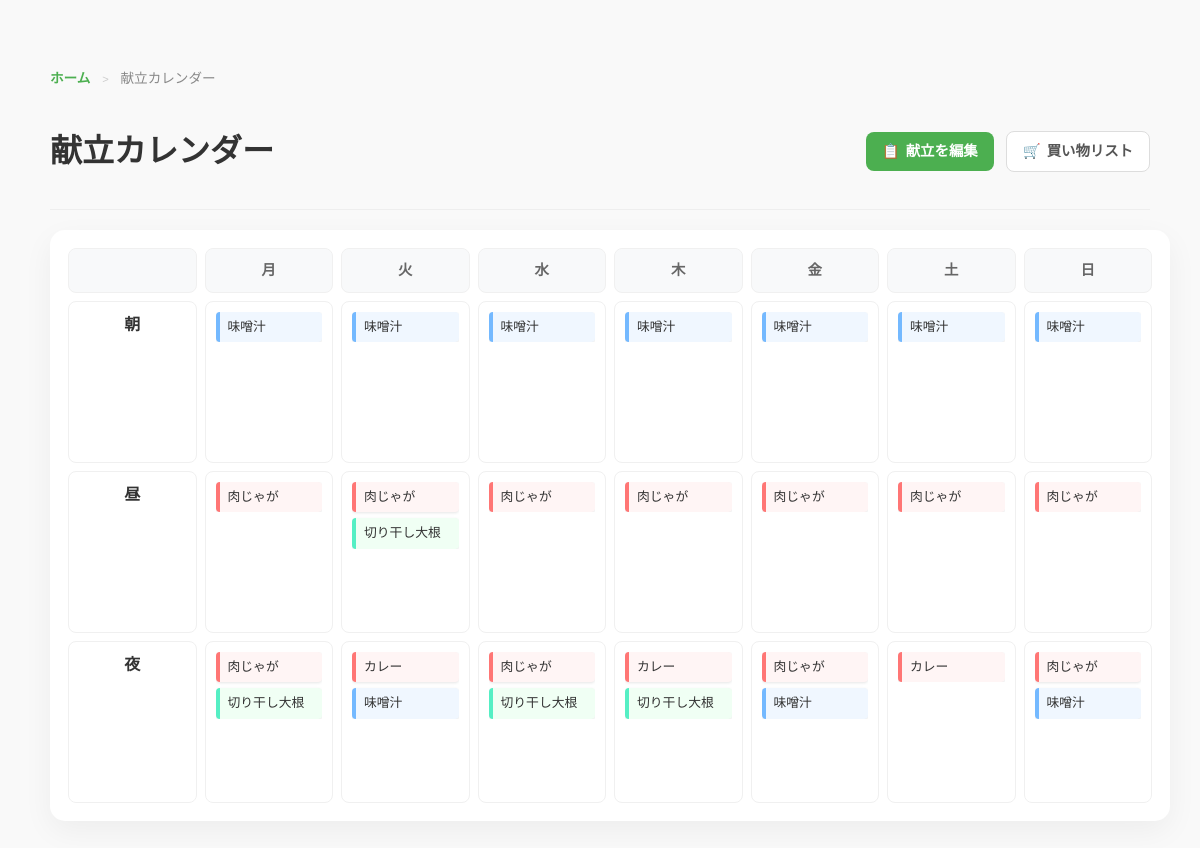
The page /menu on the database its author committed.
### app/models.py (models this page shows)
class MenuItem(db.Model):
    __tablename__="menu_items"
    id = db.Column(db.Integer, primary_key=True)
    menu_id = db.Column(db.Integer, db.ForeignKey("menus.id"))
    recipe_id = db.Column(db.Integer, db.ForeignKey("recipes.id"))
    day = db.Column(db.String(10)) #曜日
    timing = db.Column(db.String(10)) #朝・昼・夜
    recipe = db.relationship("Recipe")

class Recipe(db.Model): #レシピテーブル
    __tablename__ = "recipes"
    id = db.Column(db.Integer, primary_key=True) #主キー
    name = db.Column(db.String(100), nullable=False) #レシピ名（必須）
    process = db.Column(db.Text, nullable=True)
    time_category = db.Column(db.String(50)) #朝・昼・夜
    dish_category = db.Column(db.String(50)) #主菜・副菜・汁物
    recipe_ingredients = db.relationship(
        "RecipeIngredient",
        cascade="all, delete-orphan",#レシピ削除時に紐づく材料も削除する
        passive_deletes=True
    )
    menu_items = db.relationship(
        'MenuItem',
        cascade="all, delete-orphan" # レシピ削除時に紐づく献立も削除する
    )

### app/routes.py (the view)
    @app.route("/menu")
    def show_menu():
        menus = Menu.query.all()
        return render_template("menu.html", menus=menus)

### app/templates/menu.html (shortened to what this page needs)
<!DOCTYPE html>
<html>
<head>
    <link rel="stylesheet" href="{{ url_for('static', filename='css/style.css') }}">
</head>
<body>
    <div class="menu-page-container">
    <nav class="breadcrumb">
        <a href="/">ホーム</a> <span>&gt;</span> 献立カレンダー
    </nav>
    <header class="menu-header">
        <h1>献立カレンダー</h1>
        <nav class="menu-nav">
            <a href="/menu/add" class="nav-item primary">
                <span class="icon">📋</span> 献立を編集
            </a>
            <a href="/shopping_list" class="nav-item secondary">
                <span class="icon">🛒</span> 買い物リスト
            </a>
        </nav>
    </header>
        <div class="table-responsive">
            <table>
                <thead>
                    <tr>
                        <th class="sticky-col"></th>
                        <th>月</th> <th>火</th> <th>水</th> <th>木</th> <th>金</th> <th>土</th> <th>日</th>
                    </tr>
                </thead>
                <tbody>
                    {% for timing in ["朝", "昼", "夜"] %}
                        <tr>
                            <td class="timing-col"><span>{{ timing }}</span></td>
                            {% for day in ["月","火","水","木","金","土","日"] %}
                                <td>
                                    <div class="cell-content">
                                        {% for menu in menus %}
                                            {% for item in menu.menu_items %}
                                                {% if item.day == day and item.timing == timing %}
                                                    {% if item.recipe %}
                                                        <div class="recipe-card_menu category-{{ item.recipe.dish_category.split(',')[0] }}">
                                                            {{ item.recipe.name }}
                                                        </div>
                                                    {% else %}
                                                        <div class="recipe-card_menu" style="border-left-color: #ccc; color: #999;">
                                                            このレシピは削除されました
                                                        </div>
                                                    {% endif %}
                                                {% endif %}
                                            {% endfor %}
                                        {% endfor %}
                                    </div>
                                </td>
                            {% endfor %}
                        </tr>
                    {% endfor %}
                </tbody>
            </table>
        </div>
    </div>
</body>
</html>

### app/static/css/style.css (style rules this page uses)
body { padding: 20px; background-color: #f9f9f9; font-family: sans-serif; color: #333; line-height: 1.6; }
.breadcrumb { margin-bottom: 15px; font-size: 0.85rem; color: #888; }
.breadcrumb a { color: #4CAF50; text-decoration: none; font-weight: bold; }
.breadcrumb span { margin: 0 8px; color: #ccc; font-size: 0.7rem; }
.nav-item { padding: 8px 16px; border-radius: 8px; font-size: 0.9rem; font-weight: bold; display: inline-flex; align-items: center; gap: 6px; text-decoration: none; border: 1px solid #ddd; width: auto; white-space: nowrap; flex-shrink: 0; }
.menu-page-container { max-width: 1100px; margin: 40px auto; padding: 0 20px; }
.table-responsive { width: 100%; overflow-x: auto; background: white; border-radius: 15px; box-shadow: 0 10px 30px rgba(0,0,0,0.05); padding: 10px; }
.menu-header { display: flex; justify-content: space-between; align-items: center; margin-bottom: 20px; padding-bottom: 10px; border-bottom: 1px solid #eee; }
.menu-nav { display: flex; gap: 12px; align-items: center; flex-shrink: 0; }
table { border-collapse: separate; border-spacing: 8px; width: 100%; table-layout: fixed; min-width: 900px; }
th, td { padding: 10px; border-radius: 8px; border: 1px solid #f0f0f0; }
th { background: #f8f9fa; color: #666; font-size: 0.9rem; }
.table-responsive td { height: 140px; vertical-align: top; background: #fff; }
.timing-col { width: 50px; vertical-align: middle; background: #f8f9fa; font-weight: bold; text-align: center; height: auto !important; }
.cell-content { display: flex; flex-direction: column; gap: 6px; max-height: 130px; overflow-y: auto; }
.recipe-card_menu { border-left: 4px solid #ddd; padding: 5px 8px; background: #fff; font-size: 0.8rem; box-shadow: 0 1px 3px rgba(0,0,0,0.1); border-radius: 4px; }
.recipe-card_menu.category-主菜 { border-left-color: #ff7675; background: #fff5f5; }
.recipe-card_menu.category-副菜 { border-left-color: #55efc4; background: #f0fff4; }
.recipe-card_menu.category-汁物 { border-left-color: #74b9ff; background: #f0f7ff; }
.nav-item.primary { background: #4CAF50; color: #fff; border: none; }
.nav-item.secondary { background: #fff; color: #555; }

### rows shown on the page
MenuItem: recipe.name "味噌汁"
MenuItem: recipe.name "味噌汁"
MenuItem: recipe.name "味噌汁"
MenuItem: recipe.name "味噌汁"
MenuItem: recipe.name "味噌汁"
MenuItem: recipe.name "味噌汁"
MenuItem: recipe.name "味噌汁"
MenuItem: recipe.name "肉じゃが"
MenuItem: recipe.name "肉じゃが"
MenuItem: recipe.name "切り干し大根"
MenuItem: recipe.name "肉じゃが"
MenuItem: recipe.name "肉じゃが"
MenuItem: recipe.name "肉じゃが"
MenuItem: recipe.name "肉じゃが"
MenuItem: recipe.name "肉じゃが"
MenuItem: recipe.name "肉じゃが"
MenuItem: recipe.name "切り干し大根"
MenuItem: recipe.name "カレー"
MenuItem: recipe.name "味噌汁"
MenuItem: recipe.name "肉じゃが"
MenuItem: recipe.name "切り干し大根"
MenuItem: recipe.name "カレー"
MenuItem: recipe.name "切り干し大根"
MenuItem: recipe.name "肉じゃが"
MenuItem: recipe.name "味噌汁"
MenuItem: recipe.name "カレー"
MenuItem: recipe.name "肉じゃが"
MenuItem: recipe.name "味噌汁"

### other values the page prints
{{ timing }} "朝" "昼" "夜"
